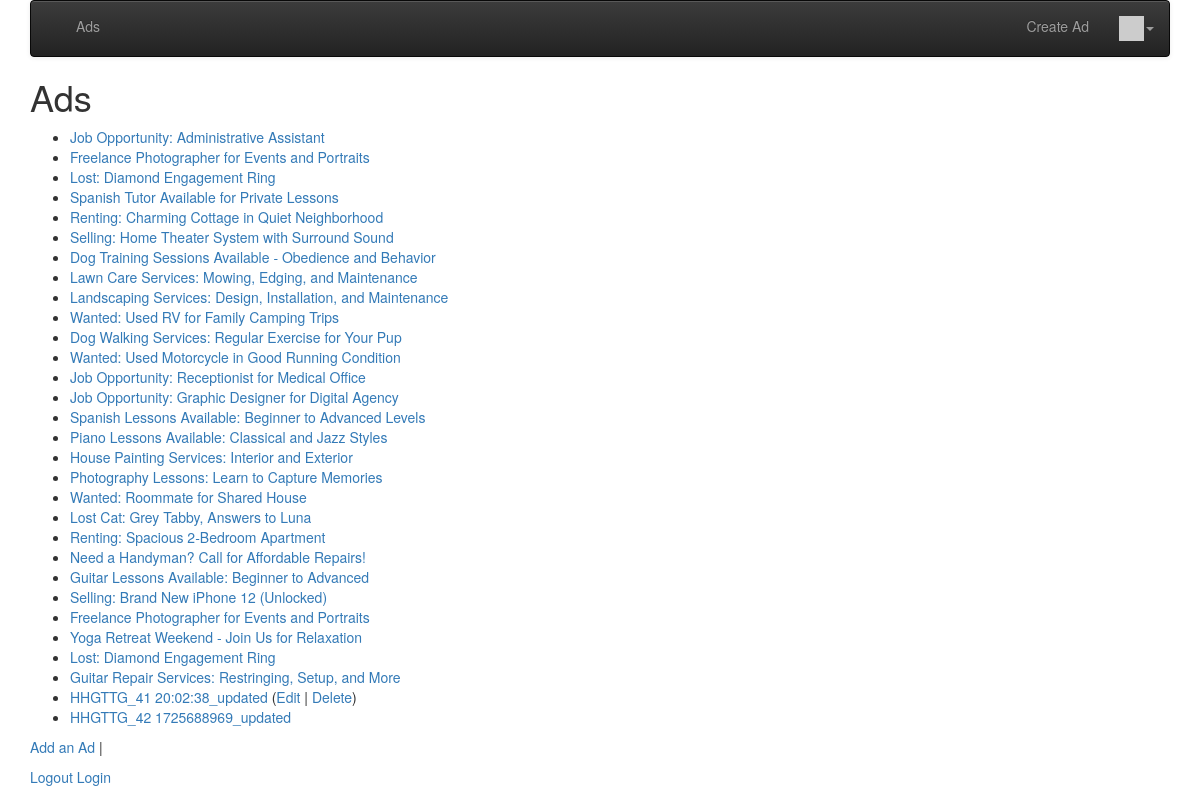
Page / (signed in) on the committed database.
### ads/models.py (models this page shows, shortened)
class Ad(models.Model) :
    title = models.CharField(
            max_length=200,
            validators=[MinLengthValidator(2, "Title must be greater than 2 characters")]
    )
    price = models.DecimalField(max_digits=7, decimal_places=2, null=True)
    text = models.TextField()
    owner = models.ForeignKey(settings.AUTH_USER_MODEL, on_delete=models.CASCADE)
    created_at = models.DateTimeField(auto_now_add=True)
    updated_at = models.DateTimeField(auto_now=True)

### ads/views.py (the view)
# urls.py: path('', views.AdListView.as_view()),
class AdListView(OwnerListView):
    model = Ad

### home/templatetags/app_tags.py (called while the page is built)
@register.filter(name='gravatar')
def gravatar(user, size=35):
    email = str(user.email.strip().lower()).encode('utf-8')
    email_hash = md5(email).hexdigest()
    url = "//www.gravatar.com/avatar/{0}?s={1}&d=identicon&r=PG"
    return url.format(email_hash, size)

### ads/templates/ads/ad_list.html (shortened to what this page needs)
{% extends "base_menu.html" %}
{% block content %}
<h1>Ads</h1>
<p>
{% if ad_list %}
<ul>
  {% for ad in ad_list %}
    <li>
        <a href="{% url 'ads:ad_detail' ad.id %}">{{ ad.title }}</a>
        {% if ad.owner == user %}
        (<a href="{% url 'ads:ad_update' ad.id %}">Edit</a> |
        <a href="{% url 'ads:ad_delete' ad.id %}">Delete</a>)
        {% endif %}
    </li>
  {% endfor %}
</ul>
{% else %}
  <p>There are no ads in the database.</p>
{% endif %}
</p>
<p>
<a href="{% url 'ads:ad_create' %}">Add an Ad</a> |
{% if user.is_authenticated %}
<form action="{% url 'logout' %}" method="post">
    <button type="submit" style="background: none; border: none; padding: 0; font: inherit; cursor: pointer; outline: inherit;"><a href="">Logout</a></button>
    <a href="{% url 'login' %}?next={% url 'ads:all' %}">Login</a>
</form>
{% else %}
<a href="{% url 'login' %}?next={% url 'ads:all' %}">Login</a>
{% endif %}
</p>
{% endblock %}

### rows in the picture
Ad: title "Job Opportunity: Administrative Assistant"
Ad: title "Freelance Photographer for Events and Portraits"
Ad: title "Lost: Diamond Engagement Ring"
Ad: title "Spanish Tutor Available for Private Lessons"
Ad: title "Renting: Charming Cottage in Quiet Neighborhood"
Ad: title "Selling: Home Theater System with Surround Sound"
Ad: title "Dog Training Sessions Available - Obedience and Behavior"
Ad: title "Lawn Care Services: Mowing, Edging, and Maintenance"
Ad: title "Landscaping Services: Design, Installation, and Maintenance"
Ad: title "Wanted: Used RV for Family Camping Trips"
Ad: title "Dog Walking Services: Regular Exercise for Your Pup"
Ad: title "Wanted: Used Motorcycle in Good Running Condition"
Ad: title "Job Opportunity: Receptionist for Medical Office"
Ad: title "Job Opportunity: Graphic Designer for Digital Agency"
Ad: title "Spanish Lessons Available: Beginner to Advanced Levels"
Ad: title "Piano Lessons Available: Classical and Jazz Styles"
Ad: title "House Painting Services: Interior and Exterior"
Ad: title "Photography Lessons: Learn to Capture Memories"
Ad: title "Wanted: Roommate for Shared House"
Ad: title "Lost Cat: Grey Tabby, Answers to Luna"
Ad: title "Renting: Spacious 2-Bedroom Apartment"
Ad: title "Need a Handyman? Call for Affordable Repairs!"
Ad: title "Guitar Lessons Available: Beginner to Advanced"
Ad: title "Selling: Brand New iPhone 12 (Unlocked)"
Ad: title "Freelance Photographer for Events and Portraits"
Ad: title "Yoga Retreat Weekend - Join Us for Relaxation"
Ad: title "Lost: Diamond Engagement Ring"
Ad: title "Guitar Repair Services: Restringing, Setup, and More"
Ad: title "HHGTTG_41 20:02:38_updated", shows "Edit"
Ad: title "HHGTTG_42 1725688969_updated"
